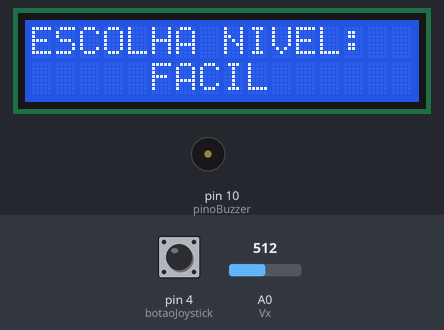
A sketch run on a simulated Arduino Uno, built with avr-gcc and run on an emulated ATmega328P. Parts: 16×2 character LCD, buzzer (waves = sounding). The inputs (shaded band) are chosen by the test bench; at power-on: A0 (Vx) = 512, pin 4 (botaoJoystick) HIGH. Random numbers use the default seed unless the sketch sets one.

Above: at 1.2 s.
1.3 s: A0 (Vx) set to 309
2.8 s: A0 (Vx) set to 288
At 5.5 s:
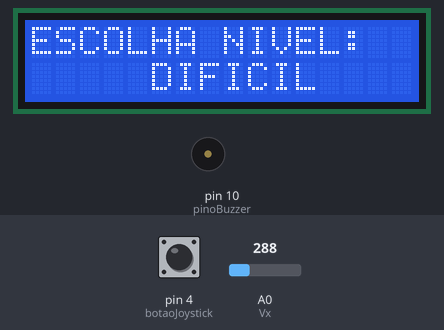
6.2 s: pin 4 (botaoJoystick) pulled LOW for 0.45 s
At 7.5 s:
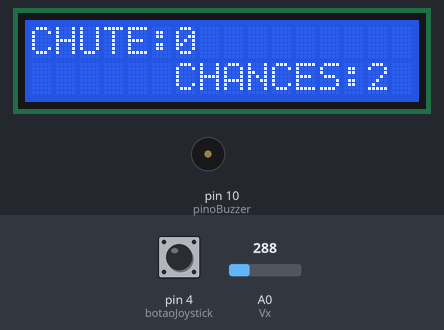
9.3 s: pin 4 (botaoJoystick) pulled LOW for 1 s
At 11.3 s:
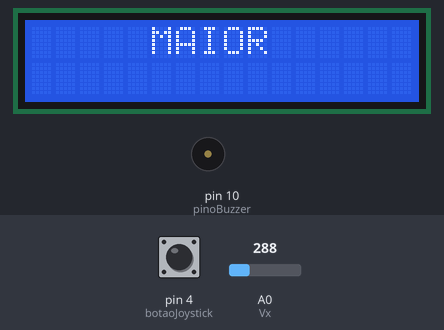
12.0 s: pin 4 (botaoJoystick) pulled LOW for 3.2 s
At 15.1 s:
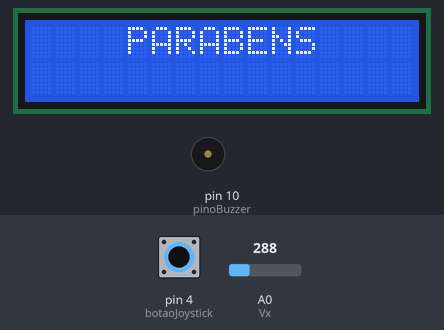
16.7 s: pin 4 (botaoJoystick) pulled LOW for 1 s
At 17.85 s:
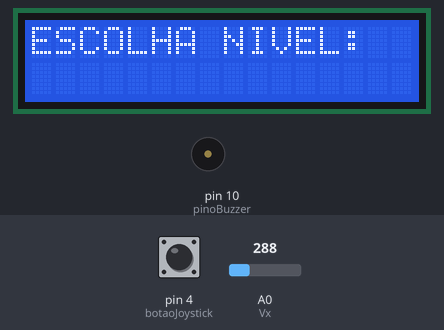
Timing chart, 0 to 20.2 s (numbered marks = the images above; inputs shaded):
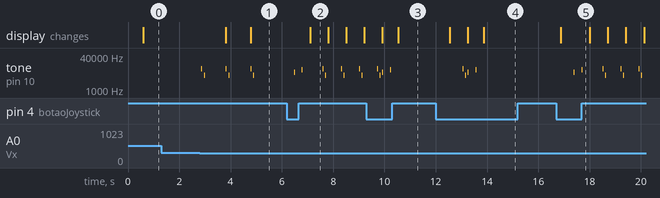

Measured:
- the behaviour switches between 301 and 300 on A0 (Vx) (found by bisection; images 0 and 1)
- after the input at 1.3 s, every drawn part: stays the same
- after the input at 2.8 s, tone on pin 10 (pinoBuzzer): silent → 10000 Hz after 0.06 s, then repeats every 0.96 s: silent 0.09 s, 5000 Hz 0.02 s, silent 0.84 s, 10000 Hz 0.02 s; the display: first changes after 1.0 s (image 1 shows a later state)
- after the input at 6.2 s, tone on pin 10 (pinoBuzzer): plays 7000 Hz for 0.02 s, 9000 Hz for 0.02 s, 10000 Hz for 0.02 s, 5000 Hz for 0.02 s, 10000 Hz for 0.02 s, 5000 Hz for 0.02 s … (8 notes in this stretch), starting after 0.28 s; the display: changes after 0.90 s (image 2)
- after the input at 16.7 s, tone on pin 10 (pinoBuzzer): plays 7000 Hz for 0.02 s, 9000 Hz for 0.02 s, 10000 Hz for 0.02 s, 5000 Hz for 0.02 s, 10000 Hz for 0.02 s, 5000 Hz for 0.02 s … (8 notes in this stretch), starting after 0.69 s
- what the display in image 2 shows lasts 0.7 s, from 7.1 s to 7.8 s

The sketch:

arduino.ino
```cpp
#include <LiquidCrystal_I2C.h> // Biblioteca utilizada para fazer a comunicação com o display 20x4
#include <ArduinoJson.h>

#define pinoBuzzer 10

#define col 16 // Serve para definir o numero de colunas do display utilizado
#define lin  2 // Serve para definir o numero de linhas do display utilizado
#define ende  0x27 // Serve para definir o endereço do display.

#define botaoJoystick 4
#define Vx A0

LiquidCrystal_I2C lcd_1(ende,col,lin); // Chamada da funcação LiquidCrystal para ser usada com o I2C

DynamicJsonDocument pacoteDados(1024);

uint8_t dificuldadeJogo,modoJogo;
uint8_t chances,chute,correto;

int placarJogo=0;

// Mudar o número que o player vai chutar
void MudarNumero(){
  tone(pinoBuzzer,10000,15);
  delay(100);
  tone(pinoBuzzer,5000,15);
  delay(100);
}

// Apertar botão de tentativa
void PressButton(){
  tone(pinoBuzzer,7000,15);
  delay(300);
  tone(pinoBuzzer,9000,15);
  delay(300);
}

// Tocar som fim de jogo
void GameOverSong(){
  tone(pinoBuzzer,7000,15);
  delay(300);
  tone(pinoBuzzer,9000,15);
  delay(300);
}

void PrintTelaJogo(){
    lcd_1.clear();
    lcd_1.setCursor(0, 0);
    lcd_1.print("CHUTE:");
    lcd_1.print(chute);
    lcd_1.setCursor(6, 1);
    lcd_1.print("CHANCES:");
    lcd_1.print(chances);
}

void salvarPartida(){

  uint8_t posicaoLetra=0;
  char nomeJogador[]="AAA";
  char letra=65;

  lcd_1.clear();
  lcd_1.setCursor(0, 0);
  lcd_1.print("NOME:");

  while(posicaoLetra<3){

    lcd_1.setCursor(5, 0);
    lcd_1.print(nomeJogador);

    letra+=+(analogRead(Vx) <= 300 && letra < 90 )-(analogRead(Vx) >= 700 && letra > 65);

    nomeJogador[posicaoLetra]=letra;
    if(digitalRead(botaoJoystick)==LOW){
      posicaoLetra++;
    }

    delay(200);
  }

  pacoteDados["placar"]=placarJogo;
  pacoteDados["nome"]=String(nomeJogador);
  serializeJson(pacoteDados, Serial);
  Serial.println();
}

void setup()
{
  Serial.begin(9600);

  lcd_1.init();
  lcd_1.clear();
  lcd_1.backlight();

  pinMode(botaoJoystick,INPUT_PULLUP);

  pinMode(pinoBuzzer,OUTPUT);

  dificuldadeJogo=0;
  modoJogo=0;
  chute=0;
  correto=0;
  chances=0;
}


void loop()
{
  if(modoJogo==0){
    TelaInicial();
  }else{
    PrintTelaJogo();
    TelaJogo();
  }
}

void TelaInicial(){
  if(dificuldadeJogo>=3 && chances < 1){

  }

  lcd_1.clear();
  lcd_1.setCursor(0, 0);
  lcd_1.print("ESCOLHA NIVEL:");
  while(true){
    delay(500);
    lcd_1.setCursor(5, 1);

    //Printar a dificuldade
    switch(dificuldadeJogo){
      case 0:
          lcd_1.print("FACIL  ");
      break;
      case 1:
          lcd_1.print("MEDIO  ");
      break;
      case 2:
          lcd_1.print("DIFICIL");
      break;
    }


    if(analogRead(Vx) <= 300 && dificuldadeJogo < 3){
       MudarNumero();
      dificuldadeJogo++;   //Aumentar dificuldade
    }else if(analogRead(Vx) >= 700 && dificuldadeJogo > 0){
      MudarNumero();
      dificuldadeJogo--;  //Diminuir dificuldade
    }

    if(digitalRead(botaoJoystick) == LOW){
      PressButton();

      if(dificuldadeJogo < 2)dificuldadeJogo++;

      correto = random(((dificuldadeJogo)*10)+1);
      chances = 10/(dificuldadeJogo+1);
      modoJogo=1;//Ir pro jogo
      break;
    }
    delay(250);
  }
}

void TelaJogo(){
  while(true){
    delay(500);
    uint8_t oldChute = chute;


    if(analogRead(Vx) <= 300 && chute+1 < (dificuldadeJogo*10)+1){
      chute++;
      MudarNumero();
    }else if(analogRead(Vx) >= 700){
      chute--;
      MudarNumero();
    }

    if(oldChute!=chute){
      lcd_1.setCursor(6, 0);
      lcd_1.print("   ");
      lcd_1.setCursor(6, 0);
      lcd_1.print(chute);
    }

    if(digitalRead(botaoJoystick)==LOW){
      PressButton();

      if(chute==correto){
        lcd_1.clear();
        lcd_1.setCursor(4, 0);
        lcd_1.print("PARABENS");

        delay(3000);
        modoJogo=0;
        placarJogo++;
        break;  //Voltar ao menu
      }
      else if(chances--<1){
        lcd_1.clear();
        lcd_1.setCursor(2, 0);
        lcd_1.print("GAME OVER");
        lcd_1.setCursor(3, 1);
        lcd_1.print("RESULTADO:");
        lcd_1.print(correto);
        GameOverSong(); //Chamar música do game over


        delay(2000);

        salvarPartida();
        placarJogo=0;
        dificuldadeJogo=0;
        modoJogo=0;
        break;  //Voltar ao menu
      }else if(chute > correto){

        lcd_1.clear();
        lcd_1.setCursor(5, 0);
        lcd_1.print("MENOR");   //Printar maior na tela
      }else{
        lcd_1.clear();
        lcd_1.setCursor(5, 0);
        lcd_1.print("MAIOR");    //Printar menor na tela
      }
      delay(2000);
      PrintTelaJogo();
    }

  }
}
```
